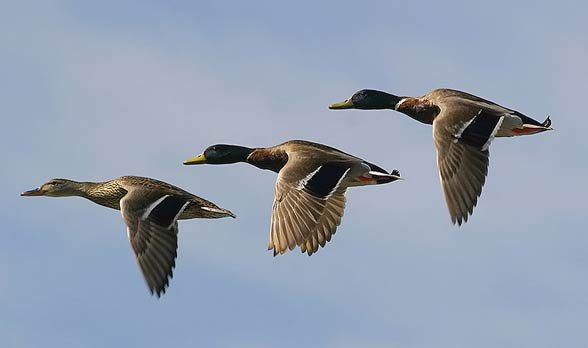
%> input picture Lab05/kaczki.jpg, 588 x 348 px
$ octave Lab5_7.m   (GNU Octave 9; MATLAB toolbox functions it lacks are replaced by stand-ins)
%> lines starting %> are read from the running program, lines starting %| are printed output that depends on the picture; in (x1, y1, x2, y2) boxes, pixels count from 0 and x2, y2 are one past the last pixel; in counts of white or black regions, pixels touching at a corner belong together; the program's own positions count from 1
clear;clc;

im = rgb2gray(double(imread('kaczki.jpg'))/255);
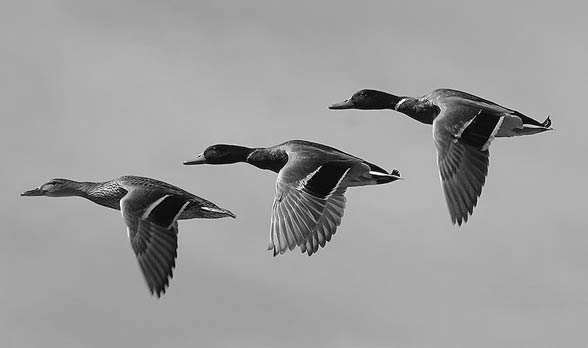
%> im: size 348x588 double; min 0, max 1, mean 0.618

avgIm = .55;
bim = ~imbinarize(im, avgIm);
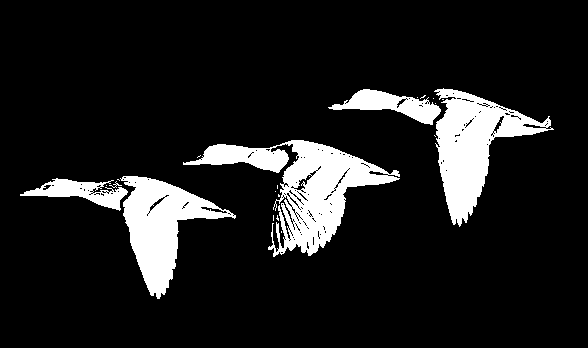
%> bim: size 348x588 logical; 11.8% white; 22 white regions (16 under 20 px), largest, box (x1, y1, x2, y2) and area: (183, 140, 400, 257) 8449, (434, 88, 554, 227) 6681, (120, 176, 236, 299) 5830, (328, 89, 441, 125) 1720, (20, 178, 128, 211) 1472, (109, 181, 122, 188) 22
bim = imclose(bim, ones(8));
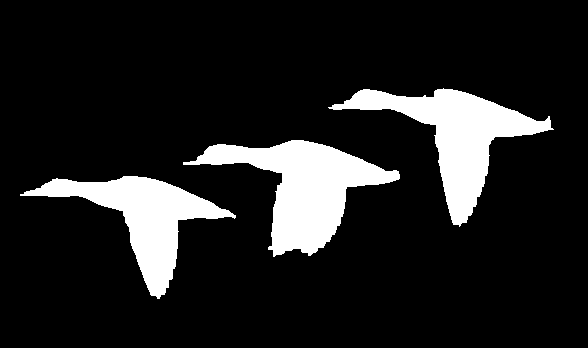
%> bim: size 348x588 logical; 13.1% white; 3 white regions, box (x1, y1, x2, y2) and area: (183, 140, 400, 257) 9808, (328, 88, 554, 227) 9081, (20, 176, 236, 299) 7871

% segmentacja obrazu - chcemu wszystkie obiekty (kaczki) miec osobno
% nadajemy etykiety bialym pikselom - ich sasiedzi beda miec te same
% etykiety

% tlo - zawsze wart 0
% kaczka pierwsza - wart 1
% kaczka druga - wart 2
% kaczka trzy - wart 3
% wtedy jestesmy w stanie podzielic na osobne kaczki

l = bwlabel(bim);
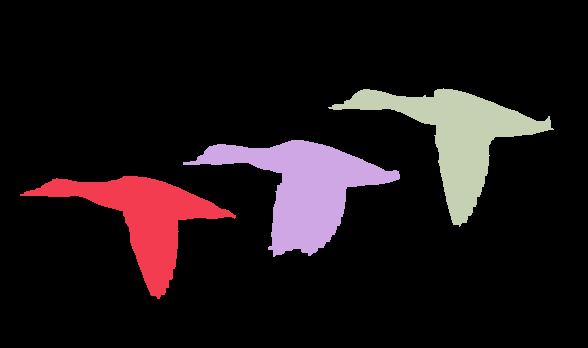
%> l: size 348x588 double; 4 distinct labels, from 0 to 3; one colour per label, 0 black

imshow(l == 2); % wyswietlamy kaczke nr. 2 -> gdy l == 2 bedziemy dostawac true wiec bedzie tylko jedna na ekranie
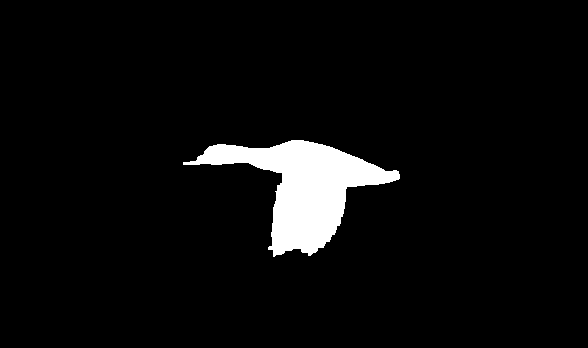
%> displayed picture: size 348x588 logical; 4.8% white; 1 white region, box (x1, y1, x2, y2) and area: (183, 140, 400, 257) 9808
figure;
% wyswietlamy obraz kolorowy (czy tam odcienie szarosci)
imshow(im .* (l == 2));
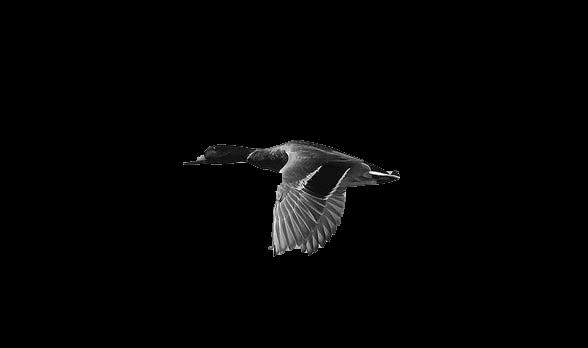
%> displayed picture: size 348x588, on the screen's scale of 0 to 255; min 0, max 255, mean 3.8
